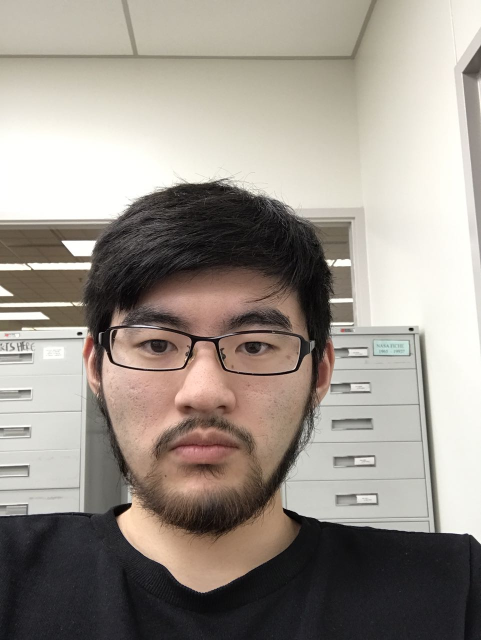
#> input picture data/2.jpeg, 962 x 1280 px (shown at 1/2 size)
$ python BackgroundSeparator.py
#> lines starting #> are read from the running program, lines starting #| are printed output that depends on the picture
import scipy.io
import numpy as np
from numpy import *
from sklearn.cluster import KMeans
import cv2
from matplotlib import pyplot as plt
import matplotlib.image as mpimg


def cluster_color_dict(k):
    # b, g, r
    dict = [
        ['red', [0, 0, 204]],
        ['green', [0, 255, 0]],
        ['blue', [255, 0, 0]],
        ['white', [255, 255, 255]],
        ['yellow', [0, 255, 255]],
        ['cerise', [255, 0, 255]],
        ['black', [0, 0, 0]],
        ['orange', [51, 153, 255]],
        ['purple', [102, 0, 102]],
        ['cyan', [204, 204, 51]]
    ]
    return dict[k]


def load_img(img, flag=cv2.IMREAD_COLOR):
#> called with img = '../data/2.jpeg', flag = 1
    img = cv2.imread(img, flag)
#> img is the input picture: shape (1280, 962, 3); mean B, G, R 139.3, 147.8, 155.5
    #return cv2.resize(img, (0, 0), fx=0.25, fy=0.25)
    return cv2.resize(img, (75, 100))
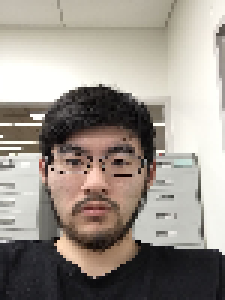
#> returned value: shape (100, 75, 3) (shown 3 times larger); mean of channels 0, 1, 2 139.2, 147.6, 155.4; drawn as B, G, R


def cvt_gbr_2_hsv(color):
    return cv2.cvtColor(color, cv2.COLOR_BGR2HSV)
#> returned value: shape (100, 75, 3); mean H, S, V 40, 33.6, 156


def cvt_hsv_2_gbr(color):
    return cv2.cvtColor(color, cv2.COLOR_HSV2BGR)


def features_append_coord(img, scale):
    s = img.shape
    coord_array = np.empty([s[0], s[1], 2], dtype=uint8)
    for i in range(s[0]):
        for j in range(s[1]):
            coord_array[i, j] = [i, j]
    return np.append(img, coord_array * scale, 2)


# def features_remove_coord(img):
#     return np.delete(img, [3, 4], 2)


def k_means_clustering(data, n_clusters, n_init=10, max_iter=300):
    clf = KMeans(init='k-means++', n_clusters=n_clusters, n_init=n_init, max_iter=max_iter)
    clf.fit(data)
    return clf.labels_, clf.cluster_centers_


def scale_range(input, in_min, in_max,  out_min, out_max):
    return ((input - in_min) / (in_max - in_min)) * (out_max - out_min) + out_min;


def generate_labelled_img(labels, shape):
    result = np.empty(shape, dtype=uint8)
    for i in range(shape[0]):
        for j in range(shape[1]):
            # scaled_value = scale_range(labels[i * shape[1] + j], 0, k-1, 0, 255)
            # rgb_color = np.uint8([[[0, scaled_value, 0]]])
            color_code = cluster_color_dict(labels[i * shape[1] + j])[1]
            rgb_color = np.uint8([[color_code]])
            result[i, j] = cvt_gbr_2_hsv(rgb_color)[0,0]
    return result


def display_img(img):
    plt.figure()
    plt.imshow(mpimg.imread(img))
    plt.xticks([]), plt.yticks([])  # to hide tick values on X and Y axis
    plt.show()


def select_foreground():
    print('Please select the foreground. Use white space to separate the numbers.')
    for i in range(k):
        print('%d. %s' % (i, cluster_color_dict(i)[0]))
    return [int(x) for x in input().split()]


def is_point_in_foreground(row, col, foreground_clusters, lables, img_size):
    up = [lables[i * img_size[1] + col] for i in range(0, row)]
    down = [lables[i * img_size[1] + col] for i in range(row, img_size[0])]
    left = [lables[row * img_size[1] + j] for j in range(0, col)]
    right = [lables[row * img_size[1] + j] for j in range(col, img_size[1])]

    directions = [up, down, left, right]
    has_bounds = [False] * 4
    for i in range(len(directions)):
        has_bounds[i] = [(k in directions[i]) for k in foreground_clusters]
    return all(has_bounds)


def foreground_mask(foreground_clusters, labels, img_size):
    mask = np.empty(img_size, dtype=uint8)
    for i in range(img_size[0]):
        for j in range(img_size[1]):
            mask[i, j] = is_point_in_foreground(i, j, foreground_clusters, labels, img_size)
    return mask


def generate_masked_img(mask, shape):
    result = np.empty(shape, dtype=uint8)
    for i in range(shape[0]):
        for j in range(shape[1]):
            color_code = [0, 0, 0] if (mask[i, j] == 0) else [255, 255, 255]
            result[i, j] = color_code
    return result


if __name__ == '__main__':

    img_hsv = cvt_gbr_2_hsv(load_img('../data/2.jpeg'))
    # img_hsv = enhance_contrast(img_hsv)
    s = img_hsv.shape
#> s = (100, 75, 3)
    img_hsv = features_append_coord(img_hsv, 0.2)
    data = img_hsv.reshape(s[0] * s[1], s[2]+2)

    # set number of clusters
    k = 8

    labels, centroids = k_means_clustering(data, k, max_iter=1000)
#> labels = 7500 values, max 7 at index 2700, min 0 at index 3033, mean 3.56; centroids = [[8.82, 125.8, 53.14, 13.18, 6.76], [25.82, 22.51, 193.1, 6.19, 7.7], [127.9, 29.21, 33.44, 16.79, 7.16], [10.67, 36.38, 41.4, 9.49, 6.76], [10.02, 78.33, 182.8, 13.15, 6.29], [20.67, 26.19, 127.7, 9.43, 7.19], [25.96, 12.02, 240.9, 7.26, 8.47], [12.5, 84.9, 113.2, 11.31, 5.11]]

    result_img = generate_labelled_img(labels, s)
#> after the loop in generate_labelled_img, `for i in range(shape[0]):`:
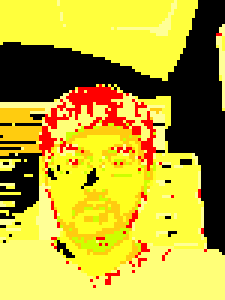
#> result: shape (100, 75, 3) (shown 3 times larger); mean of channels 0, 1, 2 49.2, 168.1, 184.6; drawn as B, G, R
    result_img = cvt_hsv_2_gbr(result_img)
#> in cvt_hsv_2_gbr, `return cv2.cvtColor(color, cv2.COLOR_HSV2BGR)`:
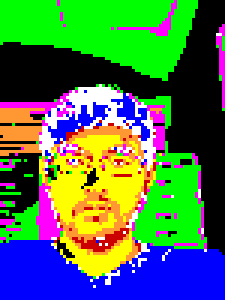
#> returned value: shape (100, 75, 3) (shown 3 times larger); mean B, G, R 78, 112.7, 75.5

    # cv2.imshow('img', result_img)
    # print(cv2.waitKey())
    cv2.imwrite('result.png', result_img)

    display_img('result.png')
    foreground_clusters = select_foreground()

    mask = foreground_mask(foreground_clusters, labels, [s[0], s[1]])
#> after the loop in foreground_mask, `for i in range(img_size[0]):`: mask: shape (100, 75); every value is 1
    masked_img = generate_masked_img(mask, s)
#> after the loop in generate_masked_img, `for i in range(shape[0]):`: result: shape (100, 75, 3); every value is 255

    cv2.imwrite('masked_result.png', masked_img)
    display_img('masked_result.png')
    #print(foreground_clusters)
